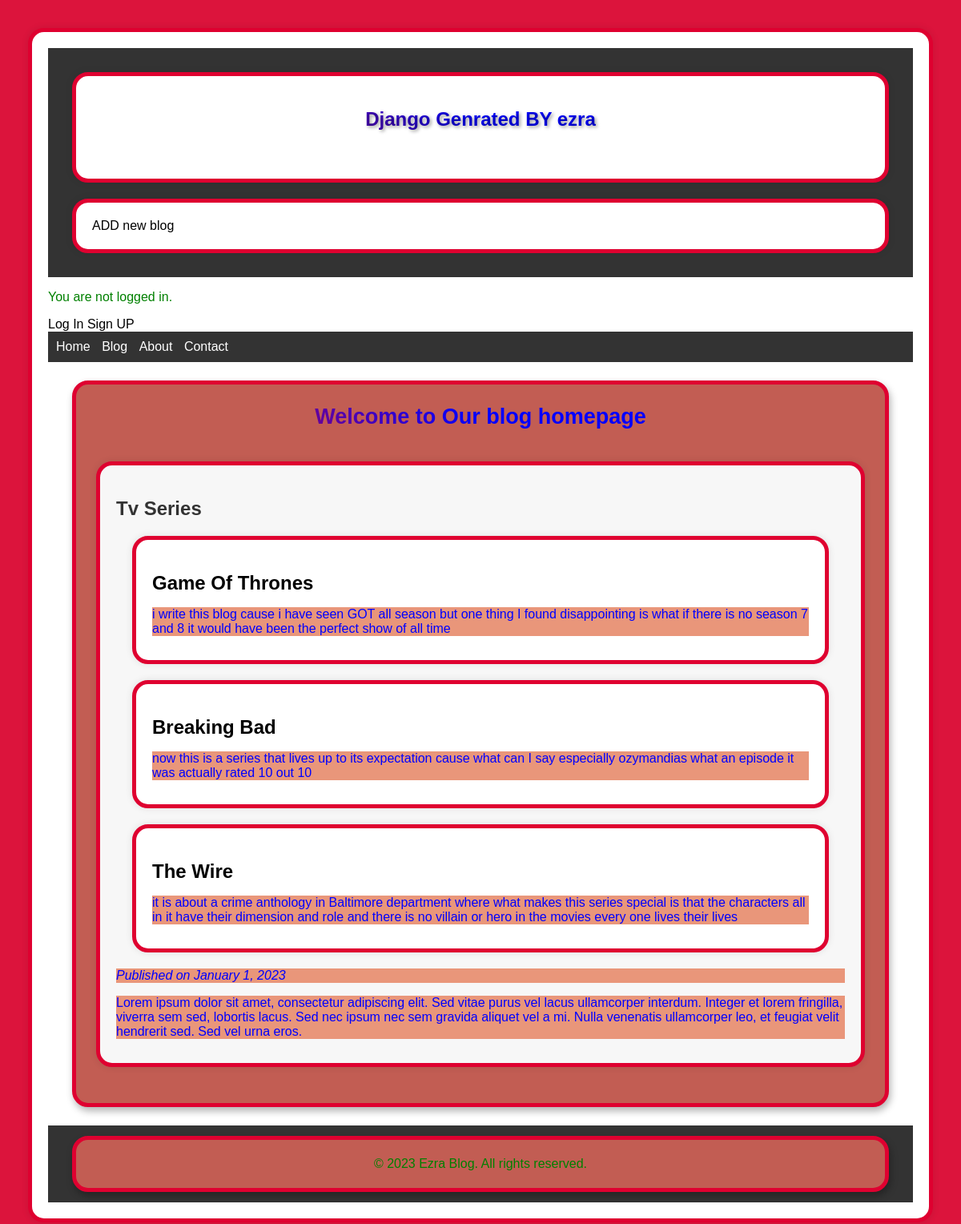
/, run on an earlier commit of the app's database.
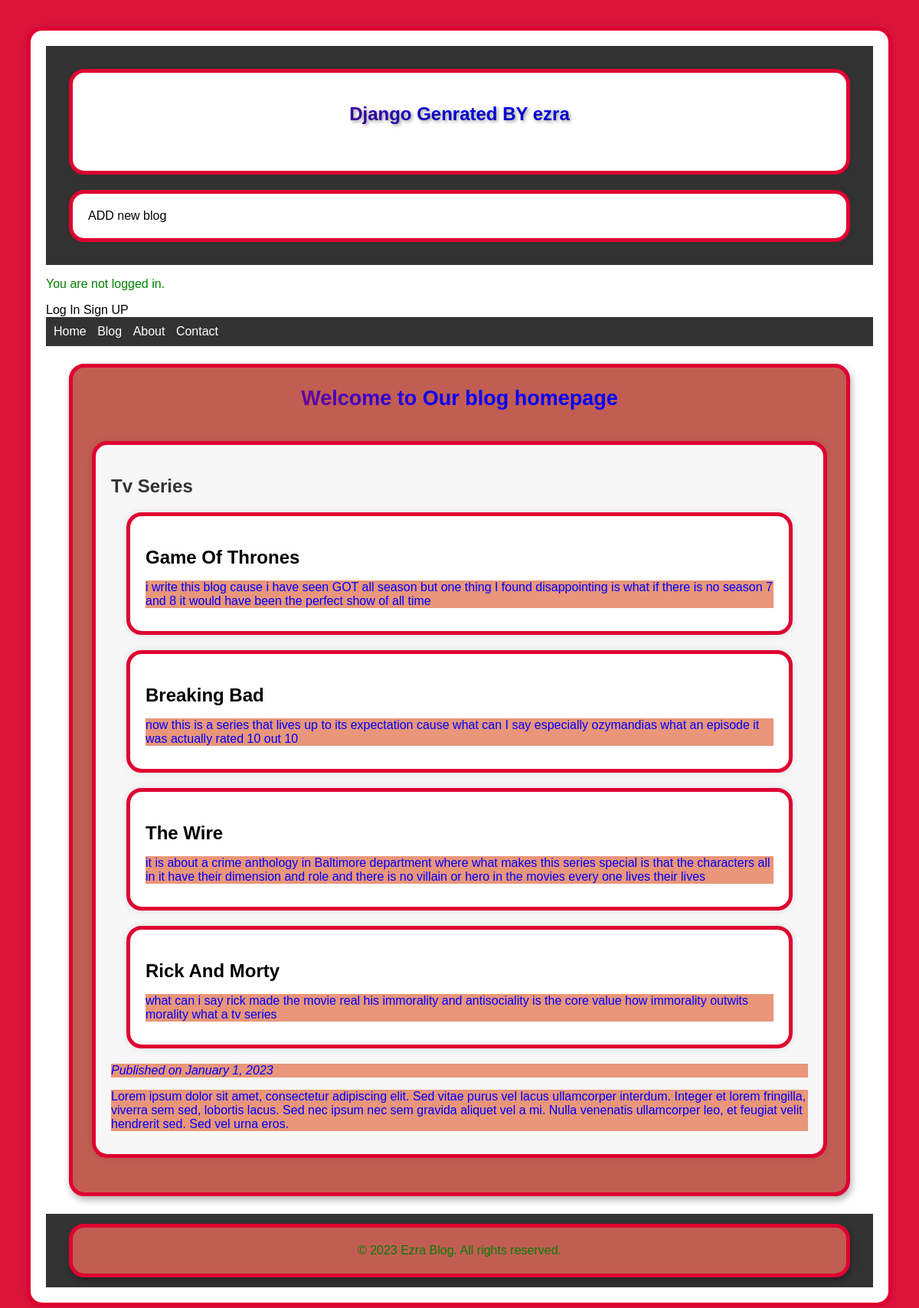
And on a later commit of the database.
### blog/models.py (models this page shows, shortened)
class Post(models.Model):
    title = models.CharField(max_length=200)
    author = models.ForeignKey(
            "auth.User",
            on_delete=models.CASCADE,
    )
    body = models.TextField()

### blog/views.py (the view)
# urls.py: path("", BlogListView.as_view(), name="home"),
class BlogListView(ListView):
    model = Post
    template_name = "home.html"

### templates/home.html (shortened to what this page needs)
{% extends "base.html" %}
{% load static %}
{% block content %}
<html>
<head>
    <link rel="stylesheet" href="{% static 'css/base.css' %}">
</head>
<body>
    <header>
        <nav>
            <ul>
                <li><a href="/">Home</a></li>
                <li><a href="/blog">Blog</a></li>
                <li><a href="/about">About</a></li>
                <li><a href="/contact">Contact</a></li>
            </ul>
        </nav>
    </header>
    <main>
        <div class="container">
        <h1>Welcome to Our blog homepage</h1>
            <div class="blog-post">
                <h2>Tv Series</h2>
		<p>{% for post in post_list %}
			<div class="post-entry">
			<h2><a href="{% url 'post_detail' post.pk %}">{{ post.title }}</a></h2>
			<p>{{ post.body }}</p>
			</div>
			{% endfor %}</p>
                <p class="post-meta">Published on January 1, 2023</p>
                <p>Lorem ipsum dolor sit amet, consectetur adipiscing elit. Sed vitae purus vel lacus ullamcorper interdum. Integer et lorem fringilla, viverra sem sed, lobortis lacus. Sed nec ipsum nec sem gravida aliquet vel a mi. Nulla venenatis ullamcorper leo, et feugiat velit hendrerit sed. Sed vel urna eros.</p>
            </div>
        </div>
    </main>
    <footer>
        <div class="container">
            <p>&copy; 2023 Ezra Blog. All rights reserved.</p>
        </div>
    </footer>
</body>
</html>
{% endblock content %}

### templates/base.html (shortened to what this page needs)
{% load static %}
<html>
	<head>
		<link rel="stylesheet" href="{% static 'css/origin.css' %}">
	<body>
		<div>
			<header>
			<div class="nav-left">
				<h1><a href="{% url 'home' %}">Django Genrated BY ezra</a></h1>
			</div>
			<div class="nav-right">
				<a href="{% url 'post_new' %}">ADD new blog</a>
			</div>
			</header>
			{% if user.is_authenticated %}
				<p>Hi {{ user.username }}!</p>
				<p><a href="{% url 'logout' %}">Log out</a></p>
			{% else %}
				<p> You are not logged in.</p>
				<a href="{% url 'login' %}">Log In</a>
				<a href="{% url 'signup' %}">Sign UP</a>
			{% endif %}
		{% block content %}
		{% endblock content %}
		</div>
	</body>
</html>

### static/css/origin.css (style rules this page uses)
body { margin: 10; padding: 10; font-family: Arial, sans-serif; background-color: #F5D7BD; color: #0000FF; }
p { color: #008000; }
header { background-color: #333333; color: #ffffff; padding: 10px; }
h1 a { color: #ffffff; text-decoration: none; font-size: 24px; text-shadow: 2px 2px 4px rgba(0, 0, 0, 0.4); }
div { margin: 20px; padding: 20px; background-color: #ffffff; box-shadow: 0px 0px 10px rgba(0, 0, 0, 0.1); }
h1 { font-size: 48px; margin-top: 0; padding: 20px 0; text-align: center; background: linear-gradient(45deg, #ff0000, #0000FF, #0000ff); -webkit-background-clip: text; -webkit-text-fill-color: transparent; animation: gradient-animation 5s ease-in-out infinite; }
a { color: #000000; text-decoration: none; }
div { border: 5px solid #DF0030; border-radius: 20px; background: linear-gradient(45deg, #FFFF00; , #E9967A); animation: gradient-animation 5s ease-in-out infinite; }

### static/css/base.css (style rules this page uses)
body { margin: 5px; padding: 10px; font-family: Arial, sans-serif; background-color: #DC143C; }
.container { max-width: 1000px; margin: 3px auto; padding: 5px; background-color: #C25D53; box-shadow: 2px 5px 10px rgba(0, 0, 0, 0.3); }
header { background-color: #333333; color: #0000FF; padding: 10px; }
header nav ul { list-style-type: none; margin: 0; padding: 0; }
header nav ul li { display: inline-block; margin-right: 10px; }
header nav ul li a { text-decoration: none; color: #ffffff; }
main { padding: 20px; }
h1 { color: #0000FF; font-size: 27px; margin-top: 0; margin-bottom: 20px; background-color: #0000FF; }
.blog-post { margin-bottom: 40px; background-color: #f7f7f7; padding: 20px; }
.blog-post h2 { font-size: 24px; margin-bottom: 10px; color: #333333; }
.blog-post p { margin-bottom: 10px; color: #0000FF ; background-color: #E9967A; }
.post-meta { font-style: italic; color: #999999; }
footer { background-color: #333333; color: #0000FF; padding: 10px; text-align: center; }

What changed in the data, as far as the page shows it:
added Post: title "Rick And Morty", body "what can i say rick made the movie real his immorality and antisociality is the core value how immorality outwits morality what a tv series"
